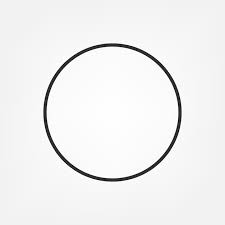
#> input picture LAB1/circle.jpeg, 225 x 225 px
$ jupyter execute analysis.ipynb   (shell and % lines are left out)
#> lines starting #> are read from the running program, lines starting #| are printed output that depends on the picture; after the words box and inside, x2 and y2 are one past the last pixel; in counts of white or black regions, pixels touching at a corner belong together
# Lab 01 :

### Exercise 01

1. Create a function that labels all connected regions with a unique
label, and computes the number of these connected components.
- Use scipy.ndimage.measurements)
- Use cv2.connectedComponentsWithStats (from OpenCV)

The function **label** from scipy

**Connectivity:** The function uses connectivity to define which pixels are considered connected. The default is 8-connectivity (where each pixel is connected to its eight neighboring pixels). You can specify 4-connectivity, meaning only horizontal and vertical neighbors are considered connected.

It has 2 parameters :
- `input`: The binary input image.
- `structure`: (Optional) A structure array defining the neighborhood used for connectivity. The default structure represents 8-connectivity. You can define a custom structure for different connectivity rules.

[cell 1]
import numpy as np
from scipy.ndimage import label
from typing import Tuple


# 4-adjacecy
def label_connected_components_scipy(
    binary_image: np.ndarray, adj: np.ndarray = np.ones((3, 3))
) -> Tuple[np.ndarray, int]:
    """
    Label all connected regions in a binary image and compute the number of connected components.

    Parameters:
        binary_image (numpy.ndarray): 2D binary image (0s and 1s)

    Returns:
        labeled_image (numpy.ndarray): Image with connected regions labeled
        num_components (int): Number of connected components
    """
    # check if the image in binary
    if not isinstance(binary_image, np.ndarray) or binary_image.ndim != 2:
        raise ValueError("Input must be a 2D binary NumPy array.")
    # labeled image is the image with the pixels annotated with the compoennt they belong to
    labeled_image, num_components = label(input=binary_image, structure=adj)

    return labeled_image, num_components

[cell 2]
I = np.zeros((16, 16)).astype(int)
I[2, 2:8] = I[10:15, 1:7] = 255
I[5, 6] = I[5, 10] = I[6, 11] = I[7, 12] = 255
I[12, 12] = I[11, 11] = I[13, 13] = I[13, 11] = I[11, 13] = 255

[cell 3]
import matplotlib.pyplot as plt

plt.imshow(I, cmap="gray")
plt.axis("off")
plt.show()
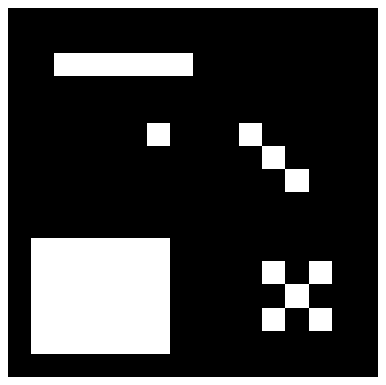
#> figure drawn by matplotlib, 1 panel

[cell 4]
plt.imsave("og_img.png", I)

[cell 5]
import cv2

[cell 6]
og_img = cv2.imread("og_img.png", 0)
og_img.shape

[cell 7]
plt.imshow(og_img, cmap="gray")

[cell 8]
labeled_image, num_components = label_connected_components_scipy(I)
print("Labeled Image:\n", labeled_image)
print("\nNumber of Connected Components:", num_components)

[cell 9]
import matplotlib.pyplot as plt

plt.axis("off")
plt.imshow(labeled_image, cmap="jet")
plt.show()
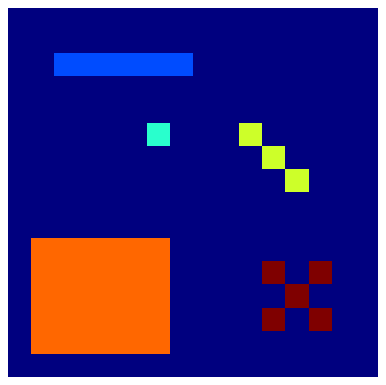
#> figure drawn by matplotlib, 1 panel

[cell 10]
np

[cell 11]
import cv2


def label_connected_components_cv(
    binary_image: np.ndarray, adj: int = 4
) -> Tuple[np.ndarray, int]:
    """
    Labels all connected regions in a binary image and computes the number of connected components.

    Parameters:
        binary_image (numpy.ndarray): Input binary image (0s and 1s).

    Returns:
        labeled_image (numpy.ndarray): Image with connected components labeled.
        num_components (int): Number of connected components found.
    """

    binary_image = (binary_image > 0).astype(np.uint8) * 255
    num_components, labeled_image, stats, centroids = cv2.connectedComponentsWithStats(
        binary_image, connectivity=adj
    )

    return labeled_image, num_components

[cell 12]
labeled_img, num_components = label_connected_components_cv(I, adj=8)

print("Number of connected components:", num_components)
print("Labeled Image:\n", labeled_img)

The difference is that one libary takes the background as a component and the ohter one doesn't

[cell 13]
import matplotlib.pyplot as plt

plt.axis("off")
plt.imshow(labeled_img, cmap="jet")
plt.show()

`cv2.RETR_TREE` retrieves all contours and organizes them hierarchically.

`cv2.CHAIN_APPROX_SIMPLE` compresses the contours by keeping only the key points.

`cv2.arcLength()` calculates the perimeter of the contour.

`cv2.approxPolyDP()` approximates the shape based on the contour's perimeter. This simplifies the contour to fewer points for easier classification.

`cv2.moments(contour)` computes the spatial moments of the contour, which are scalar quantities that provide information about the contour's geometry, such as its area, centroid, and orientation.

[cell 14]
import cv2
import numpy as np
import matplotlib.pyplot as plt


def detect_shapes_in_image(image_path, classify_shape: bool = False):

#> called with image_path = 'circle.jpeg', classify_shape = False
    image = cv2.imread(image_path)
#> image is the input picture: shape (225, 225, 3); min 0, max 255, mean 240.8
    if image is None:
        raise ValueError(
            f"Image not found at {image_path}. Please provide a valid path."
        )
    # convernt to grayscale
    gray = cv2.cvtColor(image, cv2.COLOR_BGR2GRAY)
    # thresholding
    _, thresh = cv2.threshold(gray, 127, 255, cv2.THRESH_BINARY)
#> thresh: shape (225, 225); 97.4% white; 1 black region
    # where pixel values below 127 are set to black (0), and values above 127 are set to white (255)

    contours, _ = cv2.findContours(thresh, cv2.RETR_TREE, cv2.CHAIN_APPROX_SIMPLE)
#> contours = 3 contours; box (x1, y1, x2, y2) and area: (0, 0, 225, 225) 50176, (42, 42, 182, 183) 15157, (46, 46, 178, 178) 13479
    # contours, _ = cv2.findContours(thresh, cv2.RETR_EXTERNAL, cv2.CHAIN_APPROX_SIMPLE)

    print(len(contours))
#| 3
    for contour in contours:
        # approximation of the shape
        epsilon = 0.001 * cv2.arcLength(
            contour, True
        )  # perimeter of the contour, bigger spilon, smoother contour
        approx = cv2.approxPolyDP(contour, epsilon, True)  # polygonisation
        # draw in contours based on the approximation
        cv2.drawContours(image, [approx], 0, (0, 255, 0), thickness=3)

        # the center point ( moment )
        M = cv2.moments(contour)
        if M["m00"] != 0:  # The zeroth moment, representing the area of the contour.
            # we make sure the contour is a closed shape
            cX = int(M["m10"] / M["m00"])
            cY = int(M["m01"] / M["m00"])
        else:
            cX, cY = 0, 0
#> this loop made 3 passes
#> (epsilon, approx, cX, cY) on pass 1: (0.896, [[0, 0], [0, 224], [224, 224], [224, 0]], 112, 112)
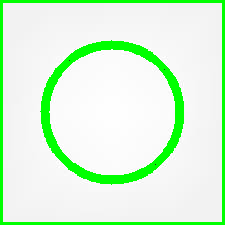
#> image: shape (225, 225, 3); 12.55% of pixels changed, all inside (x1, y1, x2, y2) = (0, 0, 225, 225)

    image_rgb = cv2.cvtColor(image, cv2.COLOR_BGR2RGB)
    plt.figure(figsize=(10, 7))
    plt.imshow(image_rgb)
    plt.axis("off")
    plt.show()

[cell 15]
detect_shapes_in_image("circle.jpeg")

[cell 16]
detect_shapes_in_image("triangle.png")
#> call 2 of detect_shapes_in_image, with image_path = 'triangle.png', classify_shape = False
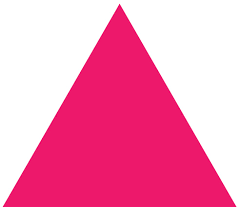
#> input picture LAB1/triangle.png, 240 x 210 px
#> in detect_shapes_in_image, image is the input picture: shape (210, 240, 3); mean B, G, R 185.1, 145.9, 246.5
#> in detect_shapes_in_image (call 2), `_, thresh = cv2.threshold(gray, 127, 255, cv2.THRESH_BINARY)`:
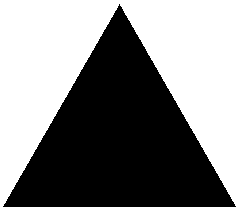
#> thresh: shape (210, 240); 53.1% white; 1 black region
#> in detect_shapes_in_image (call 2), `contours, _ = cv2.findContours(thresh, cv2.RETR_TREE, cv2.CHAIN_APPROX..`: contours = 2 contours; box (x1, y1, x2, y2) and area: (0, 0, 240, 210) 49951, (2, 3, 237, 208) 23972
#| 2
#> the loop in detect_shapes_in_image (call 2), `for contour in contours:` made 2 passes
#> (epsilon, approx, cX, cY) on pass 1: (0.896, [[0, 0], [0, 209], [239, 209], [239, 0]], 119, 104)
#> after the loop in detect_shapes_in_image (call 2), `for contour in contours:`:
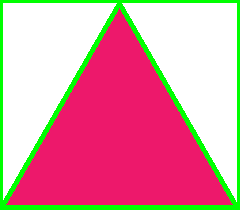
#> image: shape (210, 240, 3); 10.67% of pixels changed, all inside (x1, y1, x2, y2) = (0, 0, 240, 210)

[cell 17]
import cv2
import numpy as np
import matplotlib.pyplot as plt


def detect_shapes_in_image(image_path, classify_shape: bool = False):

#> called with image_path = 'circle2.jpg', classify_shape = False
    image = cv2.imread(image_path)
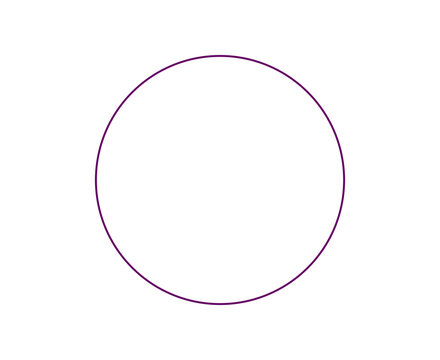
#> input picture LAB1/circle2.jpg, 440 x 360 px
#> image is the input picture: shape (360, 440, 3); mean B, G, R 253.3, 252.5, 253.3
    if image is None:
        raise ValueError(
            f"Image not found at {image_path}. Please provide a valid path."
        )
    # convernt to grayscale
    gray = cv2.cvtColor(image, cv2.COLOR_BGR2GRAY)
#> gray: shape (360, 440)
    # thresholding
    _, thresh = cv2.threshold(gray, 127, 255, cv2.THRESH_BINARY)
#> thresh: shape (360, 440); 99.2% white; black in thin lines or dots, all inside (x1, y1, x2, y2) = (95, 55, 345, 305)
    # where pixel values below 127 are set to black (0), and values above 127 are set to white (255)

    contours, _ = cv2.findContours(thresh, cv2.RETR_TREE, cv2.CHAIN_APPROX_SIMPLE)
#> contours = 3 contours; box (x1, y1, x2, y2) and area: (0, 0, 440, 360) 157601, (94, 54, 346, 306) 49407, (97, 57, 343, 303) 47375
    # contours, _ = cv2.findContours(thresh, cv2.RETR_EXTERNAL, cv2.CHAIN_APPROX_SIMPLE)

    print(len(contours))
#| 3
    for contour in contours:

        # approximation of the shape
        epsilon = 0.001 * cv2.arcLength(
            contour, True
        )  # perimeter of the contour, bigger spilon, smoother contour
        approx = cv2.approxPolyDP(contour, epsilon, True)  # polygonisation

        # draw in contours based on the approximation
        cv2.drawContours(image, [approx], 0, (0, 255, 0), thickness=3)

        # the center point ( moment )
        M = cv2.moments(contour)
        if M["m00"] != 0:  # The zeroth moment, representing the area of the contour.
            # we make sure the contour is a closed shape
            cX = int(M["m10"] / M["m00"])
            cY = int(M["m01"] / M["m00"])
        else:
            cX, cY = 0, 0

        shape_name = ""
        num_vertices = len(approx)

        if num_vertices == 3:
            shape_name = "Triangle"
        elif num_vertices == 4:
            # Check for rectangle or square
            x, y, w, h = cv2.boundingRect(approx)
            aspect_ratio = float(w) / h
            shape_name = "Square" if aspect_ratio == 1 else "Rectangle"
        elif num_vertices > 4:
            shape_name = "Circle"

        cv2.putText(
            image,
            shape_name,
            (cX, cY),
            cv2.FONT_HERSHEY_SIMPLEX,
            0.5,
            (255, 255, 255),
            2,
        )
#> this loop made 3 passes
#> (epsilon, approx, shape_name, num_vertices, x, y, w, h) on pass 1: (1.6, [[0, 0], [0, 359], [439, 359], [439, 0]], 'Rectangle', 4, 0, 0, 440, 360)
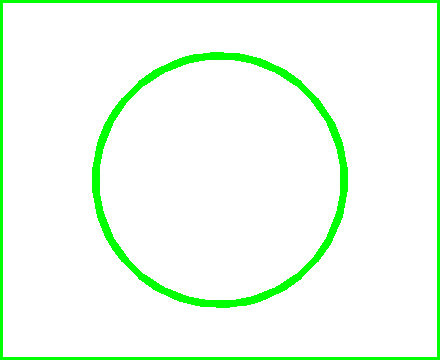
#> image: shape (360, 440, 3); 6.69% of pixels changed, all inside (x1, y1, x2, y2) = (0, 0, 440, 360)

    # Convert BGR image to RGB for Matplotlib
    image_rgb = cv2.cvtColor(image, cv2.COLOR_BGR2RGB)
#> image_rgb: shape (360, 440, 3)

    # Display the image using Matplotlib
    plt.figure(figsize=(10, 7))
    plt.imshow(image_rgb)
    plt.axis("off")  # Hide the axis
    plt.show()

[cell 18]
detect_shapes_in_image("circle2.jpg")

[cell 19]
detect_shapes_in_image("shapes.jpg")
#> call 2 of detect_shapes_in_image, with image_path = 'shapes.jpg', classify_shape = False
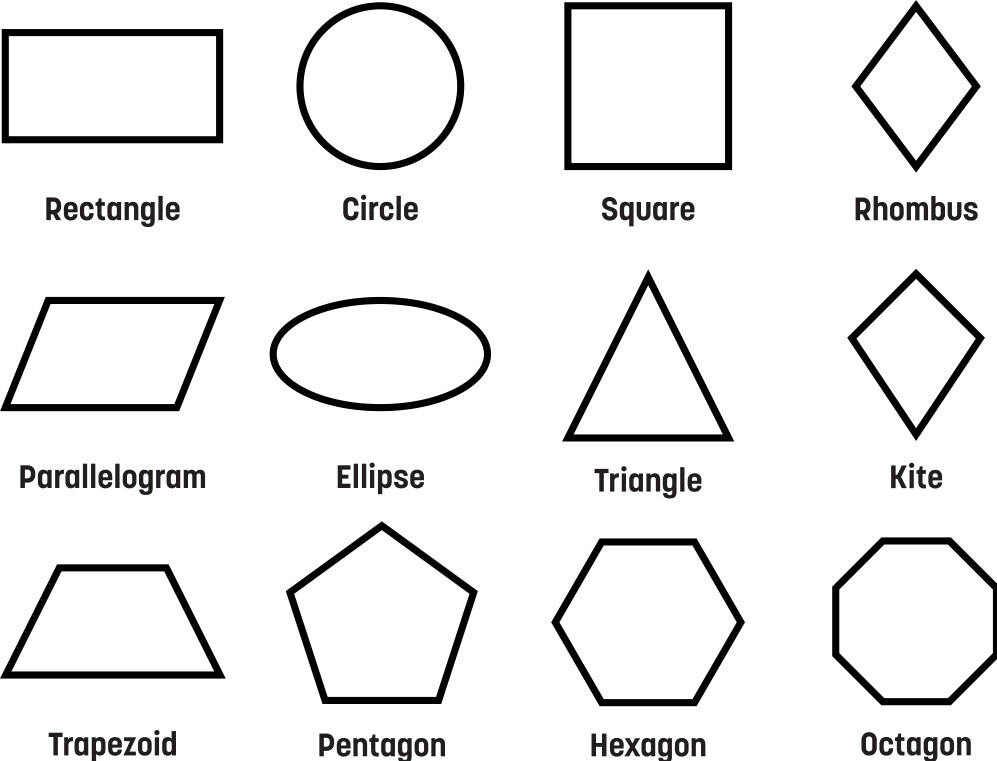
#> input picture LAB1/shapes.jpg, 997 x 761 px
#> in detect_shapes_in_image, image is the input picture: shape (761, 997, 3); mean B, G, R 235.2, 235.1, 235.2
#> in detect_shapes_in_image (call 2), `_, thresh = cv2.threshold(gray, 127, 255, cv2.THRESH_BINARY)`:
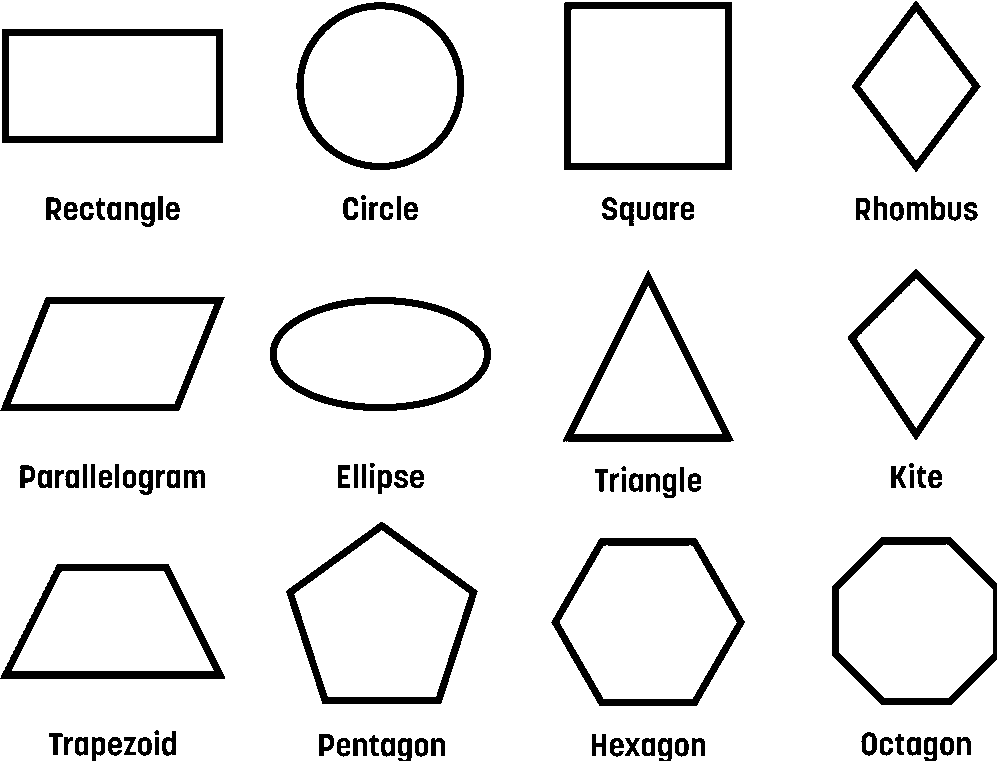
#> thresh: shape (761, 997); 92% white; 108 black regions (2 under 20 px)
#> in detect_shapes_in_image (call 2), `contours, _ = cv2.findContours(thresh, cv2.RETR_TREE, cv2.CHAIN_APPROX..`: contours = 157 contours, 11 with area under 20; largest, box (x1, y1, x2, y2) and area: (0, 0, 997, 761) 692062, (563, 1, 733, 171) 28558, (1, 28, 224, 144) 25528, (550, 537, 746, 707) 24677, (285, 521, 479, 705) 24512
#| 157
#> (the rest of the program and of its run is left out)
